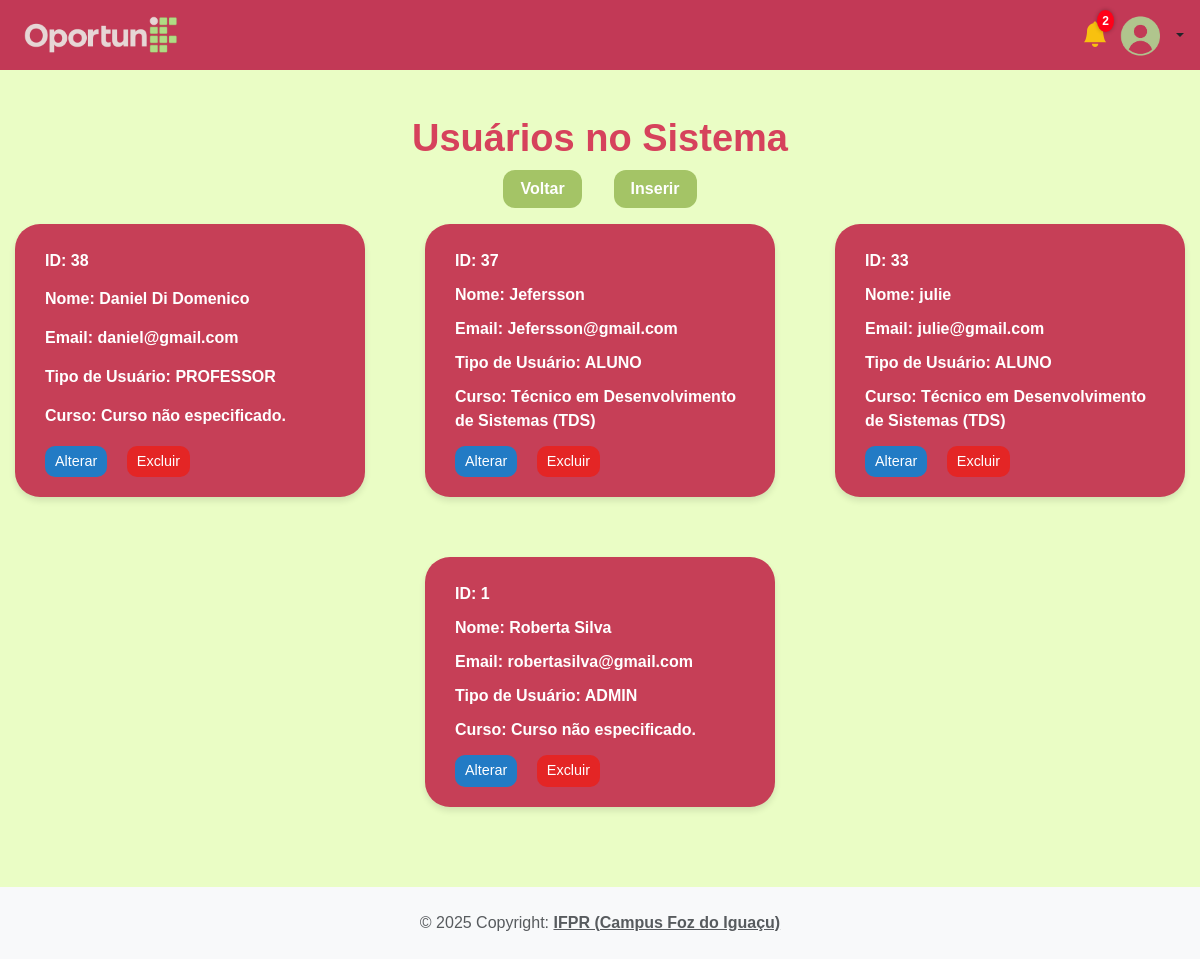
/app/controller/UsuarioController.php?action=list (signed in), run on an earlier commit of the app's database.
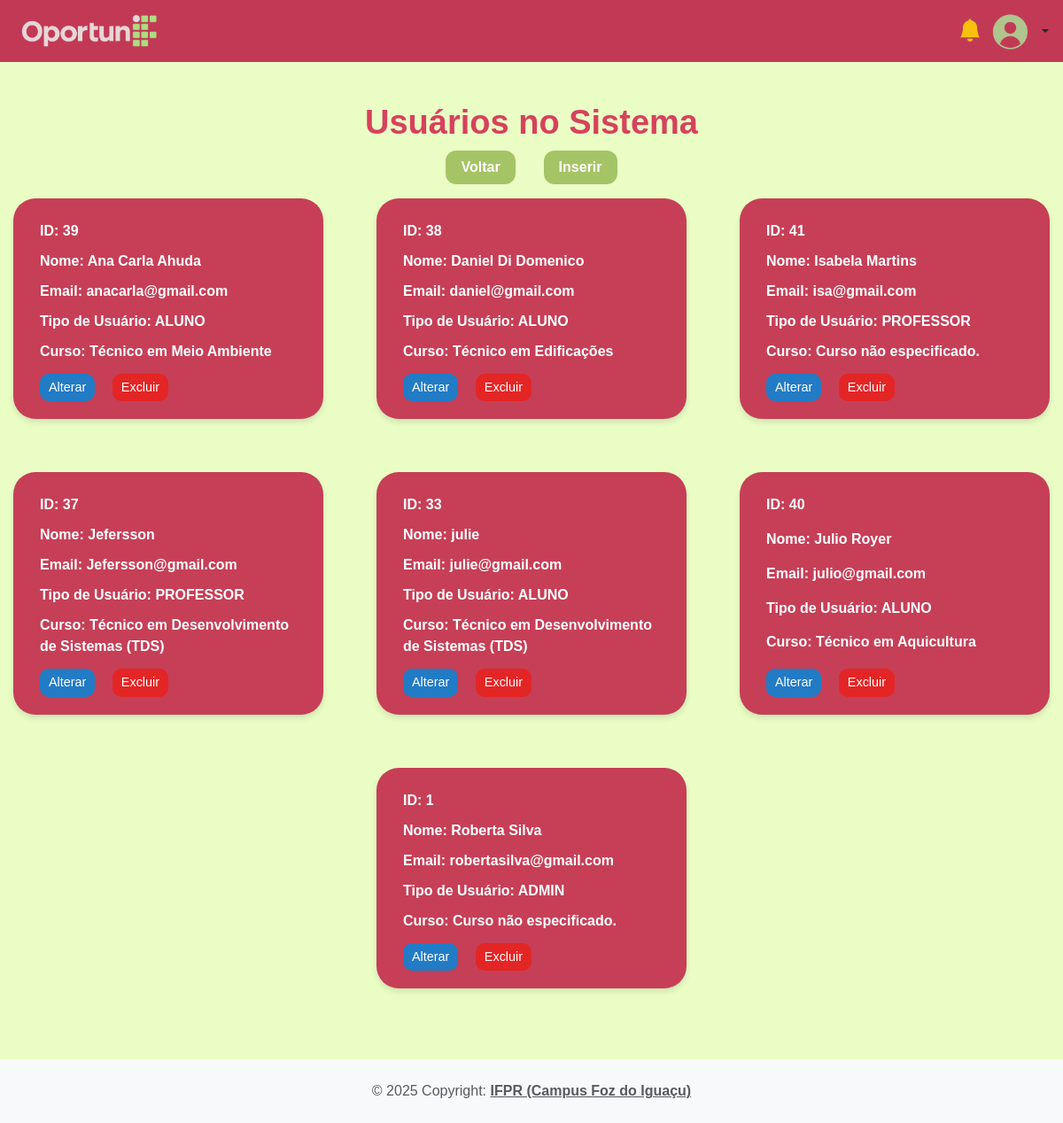
And on a later commit of the database.
### tables this page shows
CREATE TABLE `usuarios` (
  `idUsuarios` int(11) NOT NULL,
  `nomeCompleto` varchar(45) NOT NULL,
  `email` varchar(45) NOT NULL,
  `cpf` varchar(20) NOT NULL,
  `senha` varchar(255) NOT NULL,
  `tipoUsuario` enum('ALUNO','PROFESSOR','ADMIN') NOT NULL,
  `matricula` varchar(45) DEFAULT NULL,
  `idCursos` int(11) DEFAULT NULL,
  `fotoPerfil` varchar(255) DEFAULT NULL
);

CREATE TABLE `cursos` (
  `idCursos` int(11) NOT NULL,
  `nome` varchar(45) DEFAULT NULL
);

### app/controller/UsuarioController.php (called while the page is built, shortened)
<?php
require_once(__DIR__ . "/Controller.php");
require_once(__DIR__ . "/../dao/UsuarioDAO.php");
require_once(__DIR__ . "/../service/UsuarioService.php");
require_once(__DIR__ . "/../model/Usuario.php");
class UsuarioController extends Controller
{
    private UsuarioDAO $usuarioDao;
    public function __construct()
    {
        $this->usuarioDao = new UsuarioDAO();
        $this->handleAction();
    }
    protected function list(string $msgErro = "", string $msgSucesso = "")
    {
        $dados["lista"] = $this->usuarioDao->list();
        $this->loadView("usuario/usuario_list.php", $dados,  $msgErro, $msgSucesso);
    }
}
new UsuarioController();

### app/model/Usuario.php (called while the page is built, shortened)
<?php
require_once(__DIR__ . "/Curso.php");
class Usuario
{
    private ?int $id;
    private ?string $nomeCompleto;
    private ?string $tipoUsuario = null;
    private ?string $email;
    private ?Curso $curso;
    public function getId(): ?int
    {
        return $this->id;
    }
    public function setId(?int $id): self
    {
        $this->id = $id;
        return $this;
    }
    public function getNomeCompleto(): ?string
    {
        return $this->nomeCompleto;
    }
    public function setNomeCompleto(?string $nomeCompleto): self
    {
        $this->nomeCompleto = $nomeCompleto;
        return $this;
    }
    public function getTipoUsuario(): ?string
    {
        return $this->tipoUsuario;
    }
    public function setTipoUsuario(?string $tipoUsuario): self
    {
        $this->tipoUsuario = $tipoUsuario;
        return $this;
    }
    public function getEmail(): ?string
    {
        return $this->email;
    }
    public function setEmail(?string $email): self
    {
        $this->email = $email;
        return $this;
    }
    public function getCurso(): ?Curso
    {
        return $this->curso;
    }
    public function setCurso(?Curso $curso): self
    {
        $this->curso = $curso;
        return $this;
    }
}

### app/dao/UsuarioDAO.php (called while the page is built, shortened)
<?php
include_once(__DIR__ . "/../model/Usuario.php");
include_once(__DIR__ . "/../model/Curso.php");
class UsuarioDAO
{
    public function list()
    {
        $conn = Connection::getConn();
        $sql = "SELECT u.*, c.nome AS nomeCursos
            FROM usuarios u
            LEFT JOIN cursos c ON c.idCursos = u.idCursos
            ORDER BY u.nomeCompleto";
        $stm = $conn->prepare($sql);
        $stm->execute();
        $result = $stm->fetchAll();
        return $this->mapUsuarios($result);
    }
    private function mapUsuarios($result)
    {
        $usuarios = array();
        foreach ($result as $reg) {
            $usuario = new Usuario();
            $usuario->setId($reg['idUsuarios']);
            $usuario->setNomeCompleto($reg['nomeCompleto']);
            $usuario->setEmail($reg['email']);
            $usuario->setSenha($reg['senha']);
            $usuario->setMatricula($reg['matricula']);
            $usuario->setTipoUsuario($reg['tipoUsuario']);
            $usuario->setCpf($reg['cpf']);
            $usuario->setFotoPerfil($reg['fotoPerfil']);
            $curso = new Curso();
            $curso->setId($reg['idCursos']);
            if (isset($reg["nomeCursos"]))
                $curso->setNome($reg["nomeCursos"]);
            $usuario->setCurso($curso);
            $usuarios[] = $usuario;
        }
        return $usuarios;
    }
}

### app/model/Curso.php (called while the page is built, shortened)
<?php
class Curso
{
    private ?string $nome;
    public function __construct()
    {
        $this->nome = null;
    }
    public function getNome(): ?string
    {
        return $this->nome;
    }
    public function setNome(?string $nome): self
    {
        $this->nome = $nome;
        return $this;
    }
}

### app/view/usuario/usuario_list.php (the view, shortened to what this page needs)
<?php
require_once(__DIR__ . "/../include/header.php");
require_once(__DIR__ . "/../include/menu.php");
?>
<link rel="stylesheet" href="<?= BASEURL ?>/view/css/usuario_list.css">
<h3>Usuários no Sistema</h3>
<div class="row mb-3 align-items-center justify-content-center">
    <div class="col-auto">
        <a class="btn btn-secondary"
            href="<?= BASEURL ?>/controller/HomeController.php?action=home">
            Voltar
        </a>
    </div>
    <div class="col-auto ms-2">
        <a class="btn btn-success"
            href="<?= BASEURL ?>/controller/UsuarioController.php?action=create">
            Inserir
        </a>
    </div>
</div>
<div class="user-cards">
    <?php if (!empty($dados['lista'])): ?>
        <?php foreach ($dados['lista'] as $usu): ?>
            <div class="user-card">
                <p><strong>ID:</strong> <?= $usu->getId() ?></p>
                <p><strong>Nome:</strong> <?= $usu->getNomeCompleto() ?></p>
                <p><strong>Email:</strong> <?= $usu->getEmail() ?></p>
                <p><strong>Tipo de Usuário:</strong> <?= $usu->getTipoUsuario() ?></p>
                <p><strong>Curso:</strong>
                    <?= $usu->getCurso() && $usu->getCurso()->getNome()
                        ? $usu->getCurso()->getNome()
                        : "Curso não especificado." ?>
                </p>
                <div class="mt-2">
                    <a class="btn btn-primary btn-sm"
                        href="<?= BASEURL ?>/controller/UsuarioController.php?action=edit&id=<?= $usu->getId() ?>">
                        Alterar
                    </a>
                    <a class="btn btn-danger btn-sm"
                        onclick="return confirm('Confirma a exclusão do usuário?');"
                        href="<?= BASEURL ?>/controller/UsuarioController.php?action=delete&id=<?= $usu->getId() ?>">
                        Excluir
                    </a>
                </div>
            </div>
        <?php endforeach; ?>
    <?php endif; ?>
</div>
<?php
require_once(__DIR__ . "/../include/footer.php");
?>

### app/controller/Controller.php (shortened to what this page needs)
<?php
class Controller
{
    protected function handleAction()
    {
        $action = NULL;
        if (isset($_GET['action']))
            $action = $_GET['action'];
        $this->callAction($action);
    }
    protected function callAction($methodName)
    {
        if ($methodName && method_exists($this, $methodName))
            $this->$methodName();
        else {
            echo "Ação não encontrada no controller.<br>";
            echo "Verifique com o administrador do sistema.";
        }
    }
    protected function loadView(string $path, array $dados, string $msgErro = "", string $msgSucesso = "")
    {
        $caminho = __DIR__ . "/../view/" . $path;
        if (file_exists($caminho)) {
            extract($dados);
            require $caminho;
        } else {
            echo "Erro ao carrega a view solicitada<br>";
            echo "Caminho: " . $caminho;
        }
    }
}

### app/view/include/header.php (shortened to what this page needs)
<!DOCTYPE html>
<html lang="pt">
<head>
    <link href="https://cdn.jsdelivr.net/npm/bootstrap@5.3.3/dist/css/bootstrap.min.css" rel="stylesheet">
    <link rel="stylesheet" href="https://cdn.jsdelivr.net/npm/bootstrap-icons@1.13.1/font/bootstrap-icons.min.css">
</head>
<body>

### app/view/include/menu.php (shortened to what this page needs)
<?php
$notificacoes = 0;
$caminhoFoto  = BASEURL . "/view/img/foto_generica_perfil.png";
if (isset($_SESSION[SESSAO_USUARIO_NOTIFICACOES])) {
    $notificacoes = $_SESSION[SESSAO_USUARIO_NOTIFICACOES];
} else {
    $notificacoes = $_SESSION[SESSAO_USUARIO_NOTIFICACOES];
}
$homePage = HOME_PAGE_ADMIN;
?>
<link rel="stylesheet" href="<?= BASEURL ?>/view/css/menu.css">
<nav class="navbar navbar-expand-md px-3 mb-3" style="background-color: #c23956">
    <a class="navbar-brand" href="<?= $homePage ?>">
        <img src="<?= BASEURL ?>/view/img/logo.png">
    </a>
    <li class="nav-item usuario-area">
        <a href="<?= BASEURL . '/controller/NotificacaoController.php?action=listar' ?>" class="notificacao-link">
            <i class="bi bi-bell-fill"></i>
            <?php if ($notificacoes > 0): ?>
                <span class="notificacao-badge"><?= $notificacoes ?></span>
            <?php endif; ?>
        </a>
        <a class="nav-link dropdown-toggle usuario-topo" href="#" id="navbarUsuario" data-bs-toggle="dropdown">
            <div class="foto-perfil-wrapper">
                <img class="foto-perfil" src="<?= $caminhoFoto ?>" alt="Foto de perfil">
            </div>
        </a>
    </li>
</nav>

### app/view/include/footer.php (shortened to what this page needs)
<body>
    <footer class="text-center text-lg-start bg-light text-muted">
        <div class="text-center p-4">
            © 2025 Copyright:
            <a class="text-reset fw-bold" href="https://foz.ifpr.edu.br" target="blank">IFPR (Campus Foz do Iguaçu)</a>
        </div>
    </footer>
</body>
</html>

### app/view/css/menu.css (style rules this page uses)
* { margin: 0; padding: 0; box-sizing: border-box; }
.navbar { height: 70px; display: flex; align-items: center; justify-content: space-between; padding: 0 1.2rem; }
.navbar-brand img { max-height: 38px; width: auto; height: auto; object-fit: contain; transition: transform 0.3s ease; }
.usuario-area { display: flex; align-items: center; gap: 12px; position: relative; }
.usuario-topo { display: flex; align-items: center; gap: 8px; cursor: pointer; transition: 0.3s ease; }
.foto-perfil-wrapper { width: 44px; height: 44px; border-radius: 50%; overflow: hidden; flex-shrink: 0; }
.foto-perfil-wrapper img { width: 100%; height: 100%; object-fit: cover; }
.notificacao-link { position: relative; color: #f8c10f; font-size: 1.6rem; text-decoration: none; transition: 0.3s ease; display: flex; align-items: center; }
.notificacao-badge { position: absolute; top: -6px; right: -6px; background-color: #ff0019; color: #fff; font-size: 0.75rem; font-weight: bold; padding: 2px 5px; border-radius: 50%; box-shadow: 0 0 4px rgba(0, 0, 0, 0.3); }

### app/view/css/usuario_list.css (style rules this page uses)
body { background-color: #eafdc5; font-family: Arial, sans-serif; margin: 0; padding: 0; }
h3 { text-align: center; color: #d6425c; font-size: 38px; font-weight: bold; margin-top: 30px; }
.btn-success, .btn-secondary { border-radius: 12px; padding: 7px 17px; font-weight: bold; border: none; transition: background-color 0.3s ease; }
.btn-success { background-color: #a4c466; color: white; }
.btn-secondary { background-color: #a4c466; color: white; }
.user-cards { display: flex; flex-wrap: wrap; gap: 60px; justify-content: center; padding-bottom: 80px; }
.user-card { background-color: #c63f57; color: white; border-radius: 25px; padding: 20px 30px; width: 350px; box-shadow: 0 4px 6px rgba(0, 0, 0, 0.1); display: flex; flex-direction: column; justify-content: space-between; text-align: left; }
.user-card p { margin: 5px 0; font-weight: bold; }
.user-card .btn { border-radius: 10px; padding: 5px 10px; margin-right: 15px; font-size: 0.9em; border: none; transition: background-color 0.3s ease; align-self: flex-start; }
.user-card .btn-primary { background-color: #227bc5; color: white; }
.user-card .btn-danger { background-color: #e42525; color: white; }

### app/view/include/footer.php (style rules this page uses)
body { min-height: 100vh; display: flex; flex-direction: column; margin: 0; }
footer { margin-top: auto; }

What changed in the data, as far as the page shows it:
added usuarios: idUsuarios "39", nomeCompleto "Ana Carla Ahuda", email "anacarla@gmail.com", tipoUsuario "ALUNO", idCursos.nome "Técnico em Meio Ambiente"
changed usuarios "Daniel Di Domenico": tipoUsuario "PROFESSOR" → "ALUNO"; idCursos.nome (not shown) → "Técnico em Edificações"; no longer shows "Curso não especificado."
added usuarios: idUsuarios "41", nomeCompleto "Isabela Martins", email "isa@gmail.com", tipoUsuario "PROFESSOR", shows "Curso não especificado."
changed usuarios "Jefersson": tipoUsuario "ALUNO" → "PROFESSOR"
added usuarios: idUsuarios "40", nomeCompleto "Julio Royer", email "julio@gmail.com", tipoUsuario "ALUNO", idCursos.nome "Técnico em Aquicultura"
Also different on the page:
$notificacoes: "2" → (not shown)
